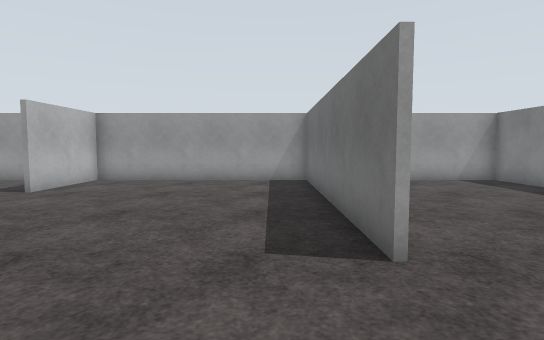
View 1 (above)

16 first-person views from a walk through a robot-simulator world made for Gazebo. The camera is 1.2 m above the floor, tilts 4° down and sees 80° across. The floor is counted in squares, 1 m on a side. Each view is taken from the middle of a square. On the plan, view 1 faces up. The plan holds only what a view shows up to about 13 squares ahead; the rest is blank. Some surface patterns are stand-ins.

View 2
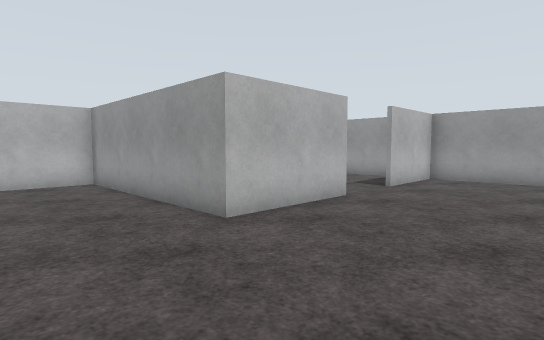

View 3
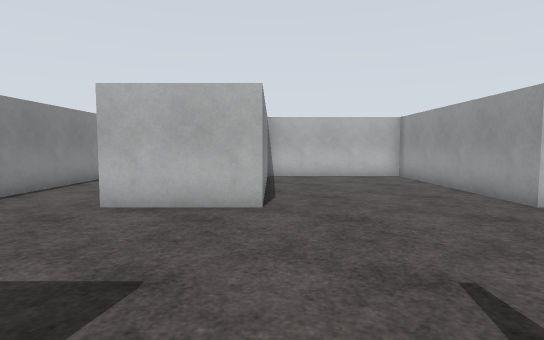

View 4
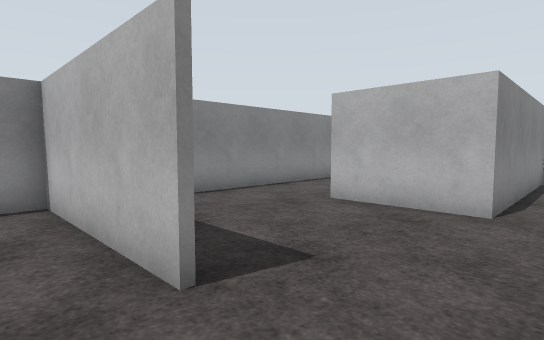

View 5
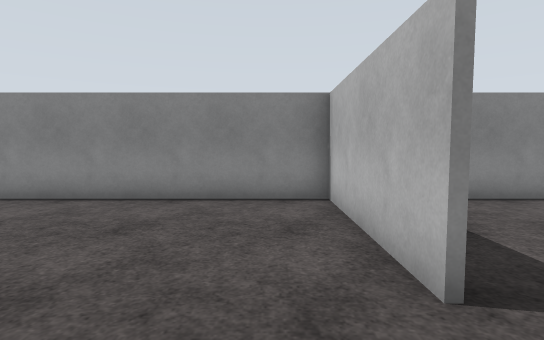

View 6
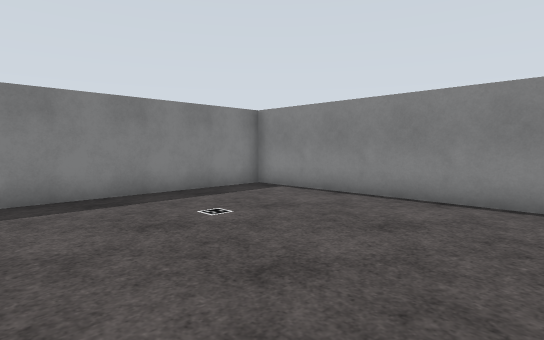

View 7
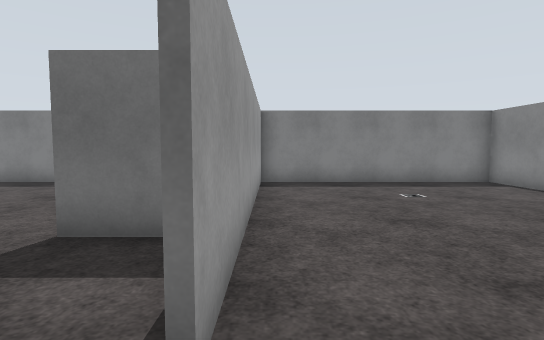

View 8
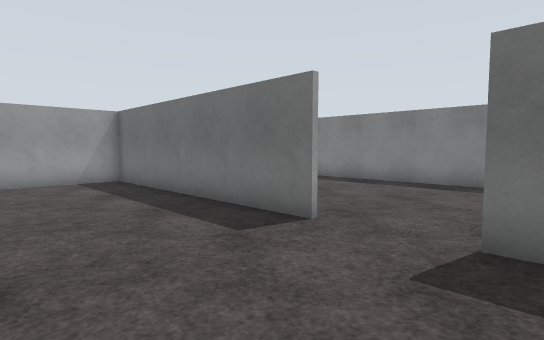

View 9
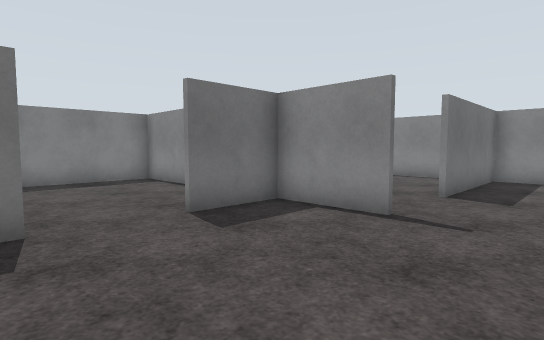

View 10
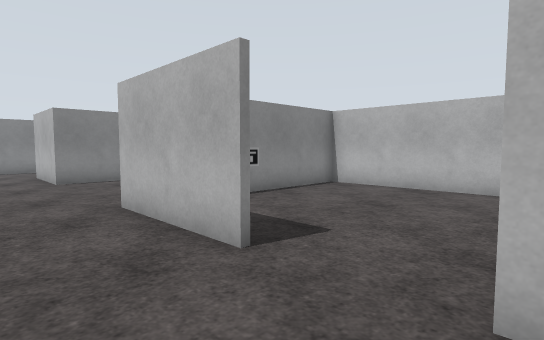

View 11
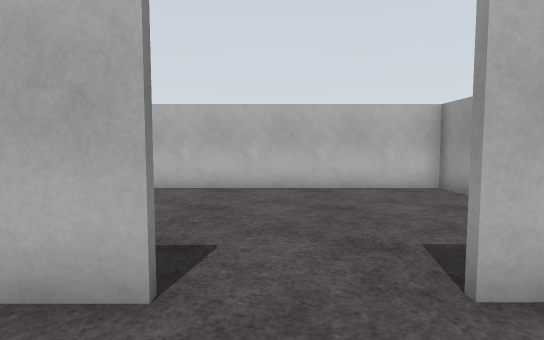

View 12
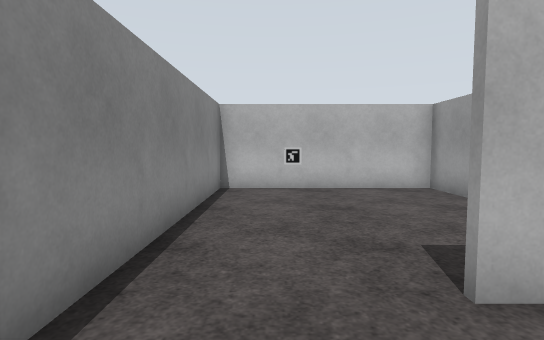

View 13
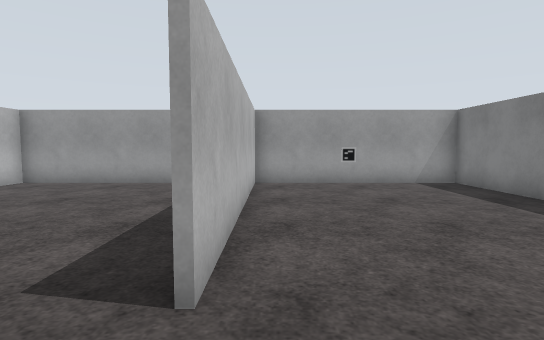

View 14
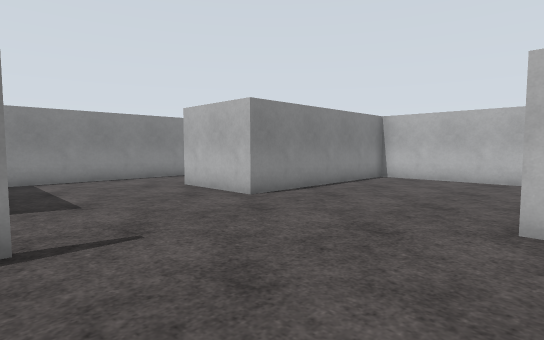

View 15
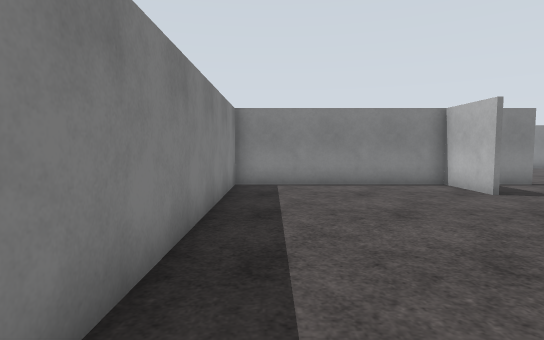

View 16
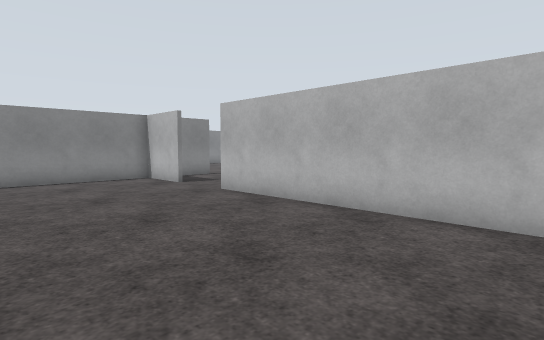

### Floor plan
Ten units are one square. View 1 is at (0, 0); x grows to the right and y downward. Boxes are objects, and circles mark ways between rooms. Rooms are numbered by the first view taken in them; rooms with no view inside come last. Other rooms are left out.
<svg viewBox="-141 -125 228 226">
<path fill="none" stroke="#000" d="M-15 15 82 15 82 -119 -64 -119 -64 -85M14 -10 14 15M13 15 13 -10M-13 44 -13 96M13 -32 13 -120M-64 -61 -64 -23 -135 -23M-14 96 -14 44M76 16 -15 16M-116 33 -136 33M-135 -19 -135 95 82 95 82 16M-135 32 -64 32 -64 65M14 -116 14 -33M-91 -119 -101 -119M-120 -119 -135 -119 -135 -19M-136 -25 -96 -25"/>
<circle cx="-70" cy="-75" r="3" fill="#2a7"/>
<text x="-20" y="0">1</text>
<text x="-100" y="-70">2</text>
</svg>
Room 1 opens to room 2.

Where each view was taken, in squares from view 1:
view 1: 0 up, 0 right, facing up
view 2: 1 down, 2 left, facing up-left
view 3: 3 down, 0 right, facing left
view 4: 2 down, 0 right, facing down-left
view 5: 2 down, 0 right, facing down
view 6: 2 down, 0 right, facing down-right
view 7: 2 down, 3 left, facing right
view 8: 0 up, 3 left, facing up-right
view 9: 4 up, 4 left, facing down-right
view 10: 9 up, 4 left, facing down-left
view 11: 7 up, 4 left, facing left
view 12: 8 down, 4 left, facing left
view 13: 1 up, 2 right, facing up
view 14: 3 up, 1 left, facing down-left
view 15: 9 up, 7 right, facing down
view 16: 11 up, 7 right, facing down-left
